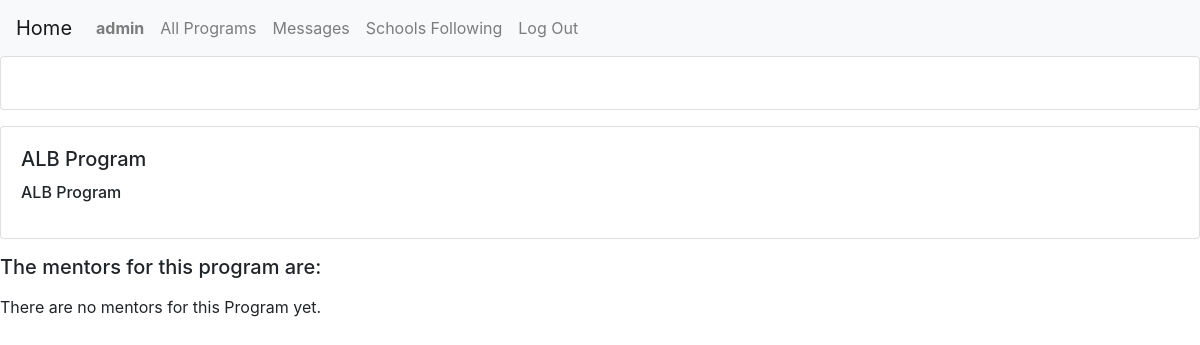
/profile/Harvard University/ALB Program (signed in), run on an earlier commit of the app's database.
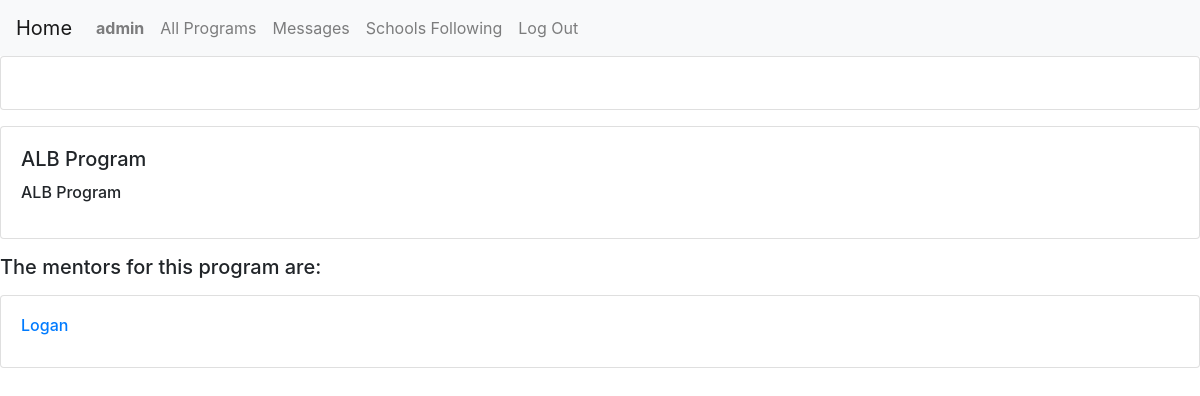
And on a later commit of the database.
### alternativeSuccess/models.py (models this page shows)
class User(AbstractUser):
    following = models.ManyToManyField("School", related_name="schools_followed", default=None)
    program = models.ForeignKey("Program", default=None, null=True, on_delete=models.CASCADE, related_name="studentsprogram")
    isMentor = models.BooleanField(blank=True, default=False)
    mentor = models.ForeignKey("User", blank=True, default=None, null=True, on_delete=models.CASCADE, related_name="studentsmentor")

### alternativeSuccess/views.py (the view)
# urls.py: path("profile/<str:schoolName>/<str:programName>", views.program, name="program"),
def program(request, schoolName, programName):
    school = School.objects.get(name=schoolName)
    program = Program.objects.get(school=school, name=programName)
    students = User.objects.filter(program=program)
    return render(request, "alternativeSuccess/program.html", {
        "program": program,
        "SchoolName":schoolName,
        "programName": programName,
        "Students": students,
    })

### alternativeSuccess/templates/alternativeSuccess/program.html (shortened to what this page needs)
{% extends "alternativeSuccess/layout.html" %}
{% block body %}
    <div class="card mb-3">
        <div class="row no-gutters">
            <div class="card-body">
            </div>
        </div>
    </div>
    <div id="programs">
        <div class="card mb-3">
            <div class="row no-gutters">
                <div class="card-body">
                    <h5 class="card-title">
                        {{ program.name }}
                    </h5>
                    <h6 class="card-title">
                        <p>{{ program.name }}</p>
                    </h6>
                </div>
            </div>
        </div>
    </div>
    {% if user.is_authenticated %}
        <div id="mentors">
            <h5 class="card-title">
                <p>The mentors for this program are:</p>
            </h5>
            {% for student in Students %}
                {% if student.isMentor == True %}
                    <div class="card mb-3">
                        <div class="row no-gutters">
                            <div class="card-body">
                                <h6 class="card-title">
                                    <a href="{% url 'userprofile' student.id %}">{{ student }}</a>
                                </h6>
                            </div>
                        </div>
                    </div>
                {% endif %}
            {% empty %}
                There are no mentors for this Program yet.
            {% endfor %}
        </div>
    {% endif %}
{% endblock %}

What changed in the data, as far as the page shows it:
now on this page (row edited): User: username "Logan"
Also different on the page:
text no longer shown: "There are no mentors for this Program yet."
